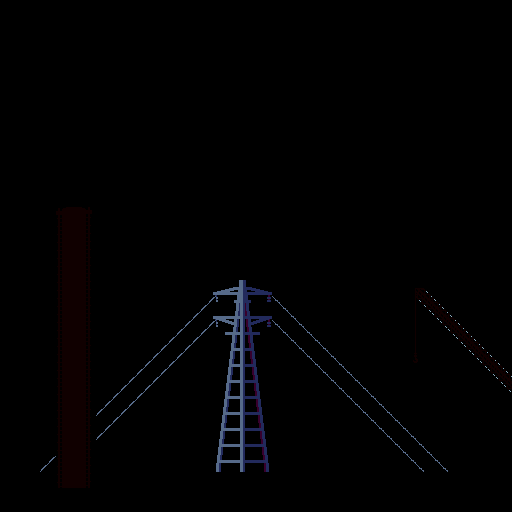

A 2D game scene composited from a Tiled map and its tileset images. What follows is a short description and the map's XML, with each tile layer's data collapsed to a summary:
An orthogonal 64x64 tile map with 8x8 px tiles, 1 tile layer (Tile Layer 1).

<map version="1.10" tiledversion="1.10.2" orientation="orthogonal" renderorder="right-down" width="64" height="64" tilewidth="8" tileheight="8" infinite="0" nextlayerid="2" nextobjectid="1">
 <editorsettings>
  <export target="../Milestone 2/Images/area1BG1.c" format="gba" />
 </editorsettings>
 <tileset firstgid="1" source="area1tileset.tsx" />
 <layer id="1" name="Tile Layer 1" width="64" height="64">
  <data>[4096 cells, 4096 non-empty, 203 distinct tile ids]</data>
 </layer>
</map>
